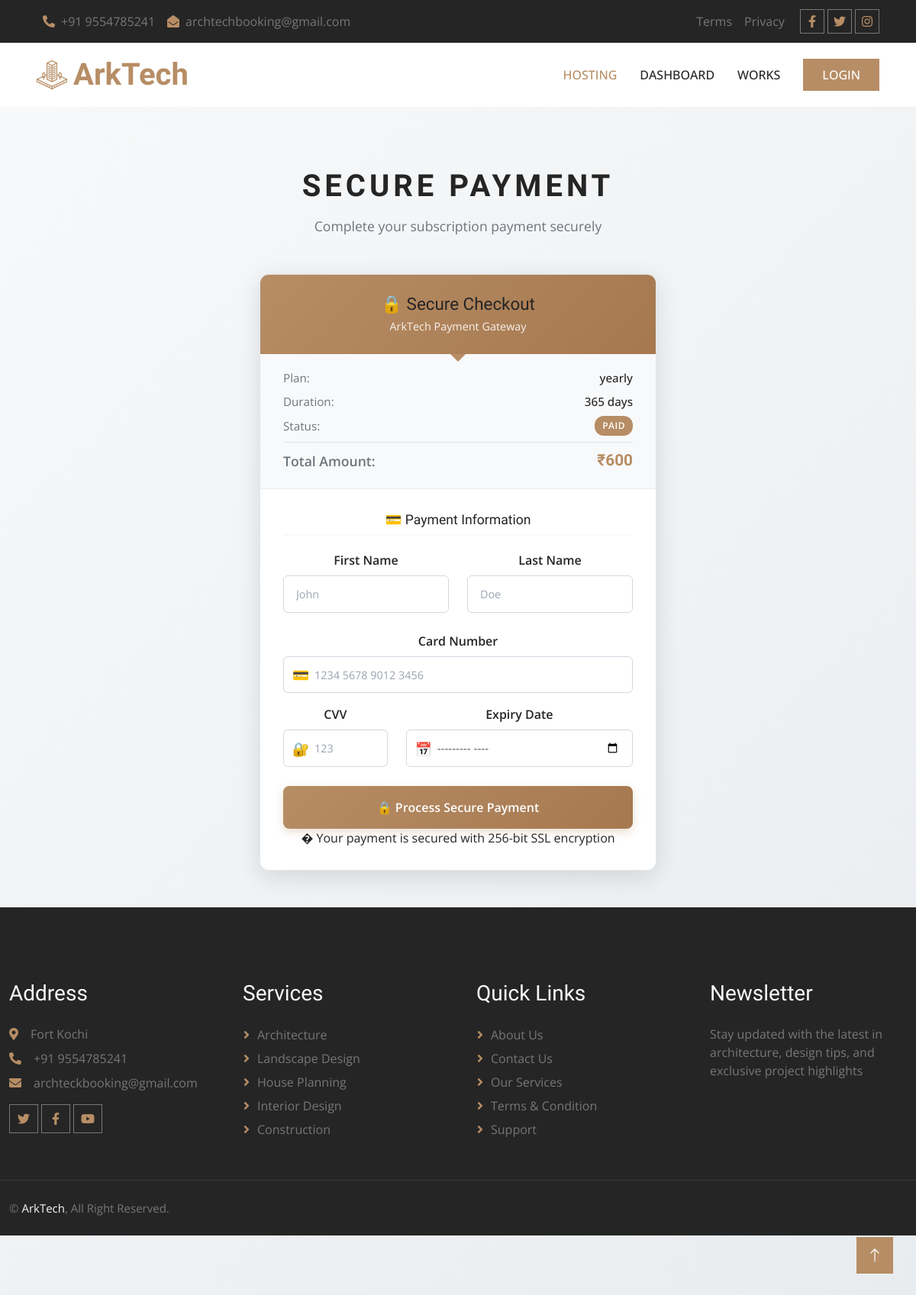
Page /Architect/paymentmain.php?cid=1 on the committed database.
### tables this page shows
CREATE TABLE IF NOT EXISTS `tbl_subscriptionplan` (
  `payid` int NOT NULL AUTO_INCREMENT,
  `plan_id` int NOT NULL,
  `architect_id` int NOT NULL,
  `status` varchar(30) NOT NULL,
  `amount` int NOT NULL,
  `renewaldate` date NOT NULL,
  `regdate` date NOT NULL,
  PRIMARY KEY (`payid`)
);

CREATE TABLE IF NOT EXISTS `tbl_plan` (
  `plan_id` int NOT NULL AUTO_INCREMENT,
  `plan_name` varchar(100) NOT NULL,
  `amount` int NOT NULL,
  `duration` int NOT NULL,
  PRIMARY KEY (`plan_id`)
);

### dboperation.php (called while the page is built, shortened)
<?php
class dboperation
{
    public $con,$res;
    function __construct()
    {
        $this->con=mysqli_connect("localhost","root","","arktech");
    }
    public function executequery($sql)
    {
        $this->res=mysqli_query($this->con,$sql);
        return $this->res;
    }
}
?>

### Architect/paymentmain.php (the view, shortened to what this page needs)
<?php include("header.php"); ?>
<?php
include_once("../dboperation.php");
$obj = new dboperation();
$architect_id = $_GET["cid"];
$sql = "SELECT p.payid, p.amount, p.status, pl.plan_name, pl.plan_id, pl.duration
        FROM tbl_subscriptionplan p
        INNER JOIN tbl_plan pl ON p.plan_id = pl.plan_id
        WHERE p.architect_id='$architect_id'";
$res = $obj->executequery($sql);
$row = mysqli_fetch_array($res);
?>
<section class="payment-section">
    <div class="container text-center">
        <h2 class="section-title">Secure Payment</h2>
        <p class="section-subtitle">Complete your subscription payment securely</p>
        <div class="row justify-content-center">
            <div class="col-lg-8">
                <div class="payment-gateway">
                    <div class="gateway-header">
                        <h3 class="gateway-title">🔒 Secure Checkout</h3>
                        <p class="gateway-subtitle">ArkTech Payment Gateway</p>
                    </div>
                    <div class="order-summary">
                        <div class="summary-row">
                            <span class="summary-label">Plan:</span>
                            <span class="summary-value"><?php echo $row['plan_name']; ?></span>
                        </div>
                        <div class="summary-row">
                            <span class="summary-label">Duration:</span>
                            <span class="summary-value"><?php echo $row['duration']; ?> days</span>
                        </div>
                        <div class="summary-row">
                            <span class="summary-label">Status:</span>
                            <span class="status-indicator"><?php echo $row['status']; ?></span>
                        </div>
                        <div class="summary-row">
                            <span class="summary-label">Total Amount:</span>
                            <span class="total-amount">₹<?php echo $row['amount']; ?></span>
                        </div>
                    </div>
                    <div class="payment-form">
                        <h4 class="form-section-title">💳 Payment Information</h4>
                        <form action="" method="post">
                        <div class="form-group">
                            <div class="row">
                                <div class="col-md-6">
                                    <label class="form-label">First Name</label>
                                    <input type="text" class="form-control gateway-form-control" name="fname" placeholder="John" required>
                                </div>
                                <div class="col-md-6">
                                    <label class="form-label">Last Name</label>
                                    <input type="text" class="form-control gateway-form-control" name="lname" placeholder="Doe" required>
                                </div>
                            </div>
                        </div>
                        <div class="form-group mb-3">
                            <label class="form-label">Card Number</label>
                            <div class="input-icon" data-icon="💳">
                                <input type="text" class="form-control gateway-form-control" name="cardnumber" placeholder="1234 5678 9012 3456" maxlength="16" required>
                            </div>
                        </div>
                        <div class="form-group">
                            <div class="row">
                                <div class="col-md-4">
                                    <label class="form-label">CVV</label>
                                    <div class="input-icon" data-icon="🔐">
                                        <input type="password" class="form-control gateway-form-control" name="cvv" placeholder="123" maxlength="3" required>
                                    </div>
                                </div>
                                <div class="col-md-8">
                                    <label class="form-label">Expiry Date</label>
                                    <div class="input-icon" data-icon="📅">
                                        <input type="month" class="form-control gateway-form-control" name="expiry" required>
                                    </div>
                                </div>
                            </div>
                        </div>
                        <div class="d-grid">
                            <button type="submit" name="pay" class="btn-secure-payment">
                                🔒 Process Secure Payment
                            </button>
                        </div>
                        <div class="security-info">
                            <p class="mb-0">� Your payment is secured with 256-bit SSL encryption</p>
                        </div>
                    </form>
                </div>
            </div>
        </div>
    </div>
</div>
<?php include("footer.php"); ?>

### Architect/css/style.css (style rules this page uses)
:root { --primary: #B78D65; --light: #F8F8F8; --dark: #252525; }
h1, h2, .h1, .h2, .fw-bold { font-weight: 600 !important; }
h3, h4, .h3, .h4, .fw-medium { font-weight: 500 !important; }
.section-title { color: var(--primary); font-weight: 600; letter-spacing: 5px; text-transform: uppercase; }

### Architect/paymentmain.php (style rules this page uses)
body { background: linear-gradient(135deg, #f8f9fa, #e9ecef); font-family: 'Open Sans', sans-serif; color: #252525; }
.payment-section { padding: 80px 0; min-height: 70vh; }
.section-title { font-size: 2.5rem; font-weight: 600; margin-bottom: 15px; color: #252525; font-family: 'Teko', sans-serif; }
.section-subtitle { font-size: 1.1rem; color: #6c757d; margin-bottom: 50px; }
.payment-gateway { background: #ffffff; border-radius: 12px; border: 1px solid #e1e8ed; box-shadow: 0 8px 32px rgba(0, 0, 0, 0.12); max-width: 520px; margin: 0 auto; overflow: hidden; }
.gateway-header { background: linear-gradient(135deg, #B78D65, #a6784f); color: white; padding: 25px 30px; text-align: center; position: relative; }
.gateway-header::after { content: ''; position: absolute; bottom: -10px; left: 50%; transform: translateX(-50%); width: 0; height: 0; border-left: 10px solid transparent; border-right: 10px solid transparent; border-top: 10px solid #B78D65; }
.gateway-title { font-size: 1.4rem; font-weight: 600; margin: 0; font-family: 'Teko', sans-serif; }
.gateway-subtitle { font-size: 0.9rem; opacity: 0.9; margin: 5px 0 0 0; }
.order-summary { background: #f8f9fa; padding: 20px 30px; border-bottom: 1px solid #e9ecef; }
.summary-row { display: flex; justify-content: space-between; align-items: center; margin-bottom: 8px; font-size: 0.95rem; }
.summary-row:last-child { margin-bottom: 0; padding-top: 8px; border-top: 1px solid #dee2e6; font-weight: 600; font-size: 1.1rem; }
.summary-label { color: #6c757d; }
.summary-value { color: #252525; font-weight: 500; }
.total-amount { color: #B78D65; font-family: 'Teko', sans-serif; font-size: 1.3rem !important; }
.status-indicator { background: #B78D65; color: white; font-size: 0.75rem; padding: 4px 10px; border-radius: 12px; font-weight: 600; text-transform: uppercase; letter-spacing: 0.5px; }
.payment-form { padding: 30px; }
.form-section-title { font-size: 1.1rem; font-weight: 600; color: #252525; margin-bottom: 20px; padding-bottom: 8px; border-bottom: 2px solid #f8f9fa; font-family: 'Teko', sans-serif; }
.form-group { margin-bottom: 25px; }
.form-label { color: #252525; font-weight: 600; margin-bottom: 8px; display: block; font-size: 1rem; }
.gateway-form-control { border: 1px solid #d1d9e0; border-radius: 6px; padding: 12px 16px; font-size: 0.95rem; transition: all 0.2s ease; background: #ffffff; color: #495057; }
.gateway-form-control::placeholder { color: #9ca3af; font-size: 0.9rem; }
.input-icon { position: relative; }
.input-icon .gateway-form-control { padding-left: 40px; }
.input-icon::before { content: attr(data-icon); position: absolute; left: 12px; top: 50%; transform: translateY(-50%); color: #6c757d; font-size: 1.1rem; z-index: 2; }
.btn-secure-payment { background: linear-gradient(135deg, #B78D65, #a6784f); color: #ffffff; font-weight: 600; border-radius: 8px; border: none; width: 100%; padding: 16px 24px; font-size: 1rem; font-family: 'Open Sans', sans-serif; transition: all 0.3s ease; box-shadow: 0 4px 12px rgba(183, 141, 101, 0.3); }
.container { max-width: 1200px; }

### rows in the picture
tbl_subscriptionplan: plan.plan_name "yearly", plan.duration "365", status "PAID", amount "600"
